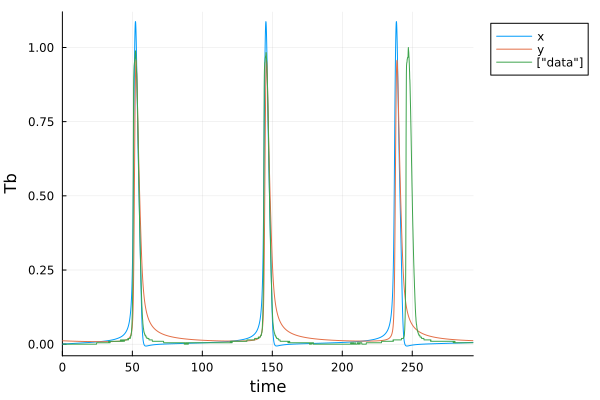

The Julia source for this figure:
#arctic ground squirrel re-optimization 

#load in modules 
using Random, LinearAlgebra, DataFrames, CSV, LatinHypercubeSampling
using Base.Threads: @threads
using OrdinaryDiffEq, Optimization, SciMLSensitivity, ForwardDiff, Plots
using ModelingToolkit
using ModelingToolkit: t_nounits as t, D_nounits as D

Random.seed!(2024)

#define tt & SaveTimes 
tt = 0.0:0.1:293.6
SaveTimes = 0.0:0.1:293.6
tspan = (tt[1],tt[end])

z=10000 #number of seeds to test reoptimization 
tot_num_param = 9 #total number of parameters

#read in data
data = Matrix(CSV.read("ags_training.csv",DataFrame,header=false))

u0=[data[1],-0.03500839]

@variables x(t) y(t)

@parameters B104 B106 B108 B109 B204 B205 l B107 B208

eqs = [D(x) ~ B104*x*x+B106*x*x*x+B108*x*y+B109*x*x*y+l+B107*y*y*y #note Andrew: k2 is the real parameter on the x,y term. I further simplified. 

D(y) ~ B204*x*x+B205*y*y+B208*x*y]

@mtkbuild ags_sys = ODESystem(eqs,t)

p_opt = [9.785506000000000, -9.999987000000001, -9.407997000000000, 1.987823000000000, -2.915110000000000, 0.0019, -0.03500839,-3.242539000000000,0.998481] 

ags_sys  = ODEProblem(ags_sys, [x => u0[1], y => u0[2]], tspan, [B104 => p_opt[1] B106 => p_opt[2] B108=> p_opt[3] B109=> 9.999995000000000 B204 => p_opt[4] B205 => p_opt[5] l=>p_opt[6] B107=>p_opt[8] B208=> p_opt[9]])



function model_loss(theta)
	_ags_sys = remake(ags_sys,u0=[x => u0[1], y => theta[7]], p=[B104 => theta[1] B106 => theta[2] B108=> theta[3] B204 => theta[4] B205 => theta[5] l=>theta[6] B107=>theta[8] B208=>theta[9]])
	ags_sol = solve(_ags_sys, saveat=SaveTimes)
	ags_sol_rs = reduce(hcat, ags_sol.u) #reshape
	sol = ags_sol_rs[1,:]
	loss = norm(sol[1:2000]-data[1:2000],2)
	return loss
end 



sv=0.5 #how much to vary each parameter around it's optimization values from DAHSI. 

lb = p_opt -sv*abs.(p_opt)
ub = p_opt +sv*abs.(p_opt)

lb[7] = -0.1
ub[7] = 0.1
lb[6] = 1e-5
ub[6] = 1e-3

#optimization set up 
adtype = Optimization.AutoForwardDiff()
optf = Optimization.OptimizationFunction((x, theta) -> model_loss(x),adtype)

#generate sampling plan: 
plan, _ = LHCoptim(z,tot_num_param,1000,threading=true)
scaled_plan = scaleLHC(plan,[(lb[1],ub[1]),(lb[2],ub[2]),(lb[3],ub[3]),(lb[4],ub[4]),(lb[5],ub[5]),(lb[6],ub[6]),(lb[7],ub[7]),(lb[8],ub[8]),(lb[9],ub[9])]) #could also define function for spreading seeds out differently
store_p = zeros(z,1*tot_num_param+4) #preallocate 
# #perform parameter estimation over z seeds 
@time begin 
	@threads for i in 1:z
		println(i)
		p0 = scaled_plan[i,:]
		store_p[i,:] = try 
			optprob = Optimization.OptimizationProblem(optf, p0, lb=lb, ub=ub)
			etime = @elapsed begin 
			sol = solve(optprob, Optimization.LBFGS(), maxiters = 1000)
			end 
			vcat(i,etime,sol.objective,Int(SciMLBase.successful_retcode(sol)),sol.u)
		catch
			777*ones(1,1*tot_num_param+4)
		end 
	end 
end

println(argmin(store_p[:,3]))

println(store_p[argmin(store_p[:,3]),:])

r = store_p[argmin(store_p[:,3]),4+1:4+tot_num_param]

_ags_sys = remake(ags_sys,u0=[x => u0[1], y => r[7]], p=[B104 => r[1] B106 => r[2] B108=> r[3] B204 => r[4] B205 => r[5] l=>r[6] B107 => r[8] B208 => r[9]])
ags_sol = solve(_ags_sys, saveat=SaveTimes)
ags_sol_rs = reduce(hcat, ags_sol.u) #reshape
CSV.write("8AD_fit.csv",DataFrame(ags_sol_rs,:auto),header=false) 

p1=plot(ags_sol,label=["x" "y"],legend=:outertopright)
plot!(SaveTimes,data[1:2937,1],label=["data"],legend=:outertopright)
xlabel!("time")
ylabel!("Tb")
display(p1) 
CSV.write("8AD_info.csv",DataFrame(store_p,:auto),header=false) 

hessian = ForwardDiff.hessian(z -> model_loss(z), r)
CSV.write("8AD_hessian.csv",DataFrame(hessian,:auto),header=false)
savefig(p1,"8AD")

#long time series for dtw stuff:
tt = 0.0:0.1:293.6*2+0.1
SaveTimes = 0.0:0.1:293.6*2+0.1
#tspan = (tt[1],tt[end])
__ags_sys = remake(_ags_sys,tspan=(tt[1],tt[end]))
ags_sol = solve(__ags_sys, saveat=SaveTimes)
ags_sol_rs = reduce(hcat, ags_sol.u) #reshape
CSV.write("8AD_val_fts.csv",DataFrame(ags_sol_rs,:auto),header=false) 
